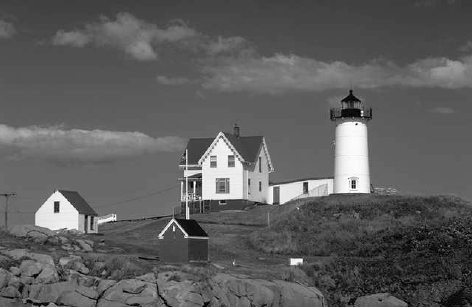
%> input picture assignment10/lighthouse.png, 472 x 307 px
$ octave SIFT.m   (GNU Octave 9; MATLAB toolbox functions it lacks are replaced by stand-ins)
%> lines starting %> are read from the running program, lines starting %| are printed output that depends on the picture
### assignment10/scale_space.m
function [ octaves ] = scale_space( I )
%SCALE_SPACE Computes the scale space of an image I by using a gaussian
%function

sigma_0 = 0.5;
k = sqrt(2);
octaves = {1,4};
for octave = 1:4
    image_size = size(I);
    L_array = zeros(image_size(1), image_size(2), 5);
    for scale = 0:4
        sigma = k^scale * sigma_0;
        kernel_size = ceil(4*sigma);
        Gaussian = fspecial('gaussian', kernel_size, sigma);
        L_array(:,:,scale+1) = imfilter(I, Gaussian);
    end
    octaves{1,octave} = L_array;
    I = L_array(1:2:end,1:2:end,3);

end


end

### assignment10/difference_of_Gaussian.m
function [ DoG ] = difference_of_Gaussian( scale_space )
%DIFFERENCE_OF_GAUSSIAN Calculates the approximation of the
%scale-normalized Laplacian of a Gaussian.

DoG = {1,size(scale_space,2)}
image_size = [size(scale_space{1,1},1) size(scale_space{1,1},2)];
for octave = 1:size(scale_space,2)

    D = zeros(image_size(1), image_size(2), 4);
    for i = 2:5
        D(:,:,i-1) = scale_space{1,octave}(:,:,i) ...
            - scale_space{1,octave}(:,:,i-1);
    end
    image_size = ceil(image_size / 2);
    DoG{1,octave} = D;
end


end

### assignment10/detect_extrema.m
function [ key_points ] = detect_extrema( DoG )
%DETECT_EXTREMA Checks 26-neighbourhood of pixel to detect local extrema.

key_points = {1,size(DoG,2)};
image_size = [size(DoG{1,1},1) size(DoG{1,1},2)];
% [dx, dy, dz] = ind2sub([3 3 3], -13:13);
dx = [-1 -1 -1 -1 -1 -1 -1 -1 -1 ...
        0 0 0 0 0 0 0 0 0 ...
        1 1 1 1 1 1 1 1 1];
dy = [-1 -1 -1 0 0 0 1 1 1 ...
        -1 -1 -1 0 0 0 1 1 1 ...
        -1 -1 -1 0 0 0 1 1 1];
dz = [-1 0 1 -1 0 1 -1 0 1 ...
        -1 0 1 -1 0 1 -1 0 1 ...
        -1 0 1 -1 0 1 -1 0 1];
for octave = 1:size(DoG, 2)

    mask_array = true(image_size(1), image_size(2), 4);
    mask_array([1 end],:,:) = false;
    mask_array(:,[1 end],:) = false;
    mask_array(:,:,[1 end])  = false;
    for scale = 2:size(DoG{1,1},3)-1

        for pixel = 1:image_size(1) * image_size(2)
            row = ceil(pixel/image_size(2));
            col = mod(pixel-1,image_size(2)) + 1;
            max = true;
            min = true;
            for idx = 1:27
                if dx(idx) == 0 && dy(idx) == 0 && dz(idx) == 0
                    continue;
                end
                if row == 1 || row == image_size(1) ...
                        || col == 1 || col == image_size(2)
                    continue;
                end
                value = DoG{1,octave}(row,col,scale);
                neighbour = DoG{1,octave}(row+dx(idx),col+dy(idx),scale+dz(idx));
                if  value <= neighbour
                    max = false;
                end
                if value >= neighbour
                    min = false;
                end
                if ~(max || min)
                    mask_array(row,col,scale) = false;
                    continue;
                end
           end
       end

    end
    image_size = ceil(image_size / 2);
    key_points{1,octave} = mask_array;

end

end

### assignment10/SIFT.m

I = imread('lighthouse.png');
%> I is the input picture: size 307x472x3 uint8; min 0, max 255, mean 94
I = double(rgb2gray(I));
%> I: size 307x472 double

%% a) - Calculate the scale space
scale_space = scale_space(I);
%> scale_space = 4 items

% Display stuff ...
figure('name', 'Scale space');
for idx = 1:20
    row = ceil(idx/5);
    col = mod(idx-1,5) + 1;
	subplot(4,5,idx);
    imshow(scale_space{1,row}(:,:,col),[]);
end
%> this loop made 20 passes
%> pass 1, `imshow(scale_space{1,row}(:,:,col),[]);`:
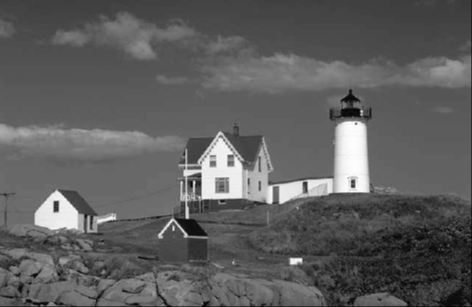
%> displayed picture: size 307x472, on the screen's scale of 0 to 255; min 0, max 255, mean 94.1


%% b) - Calculate DoG
DoG = difference_of_Gaussian(scale_space);
%> in difference_of_Gaussian, `DoG = {1,size(scale_space,2)}`: DoG = {1, 4}
%> in difference_of_Gaussian, `image_size = [size(scale_space{1,1},1) size(scale_space{1,1},2)];`: image_size = [307 472]
%> the loop in difference_of_Gaussian, `for octave = 1:size(scale_space,2)` made 4 passes
%> image_size on passes 1 to 4: [154 236], [77 118], [39 59], [20 30]
%> after the loop in difference_of_Gaussian, `for octave = 1:size(scale_space,2)`:
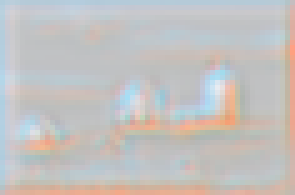
%> D: size 39x59x4 double (shown 5 times larger); mean R, G, B, A -0.1, -0.7, -0.9, -1.4; transparent parts drawn white
%> after the loop in difference_of_Gaussian, `for octave = 1:size(scale_space,2)`: DoG = 4 items
%> DoG = 4 items

% Display stuff ...
figure('name', 'Scale space vs. Difference of Gaussian');
for idx = 1:20
    row = ceil(idx/5);
    col = mod(idx-1,5) + 1;
	subplot(4,5,idx);
	if col == 1
        imshow(scale_space{1,row}(:,:,1),[]);
    else
        imshow(DoG{1,row}(:,:,col-1),[]);
	end
end
%> this loop made 20 passes
%> pass 2, `imshow(DoG{1,row}(:,:,col-1),[]);`:
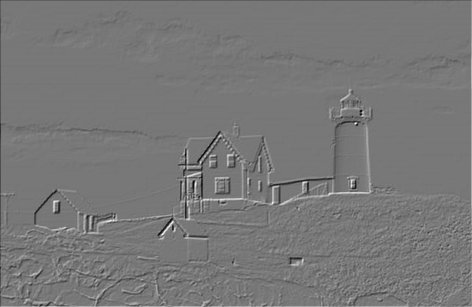
%> displayed picture: size 307x472, on the screen's scale of 0 to 255; min 0, max 255, mean 119.7


%% c) - Detect extrema

key_points = detect_extrema(DoG);
%> in detect_extrema, `key_points = {1,size(DoG,2)};`: key_points = {1, 4}
%> in detect_extrema, `image_size = [size(DoG{1,1},1) size(DoG{1,1},2)];`: image_size = [307 472]
%> (the run ends here)
